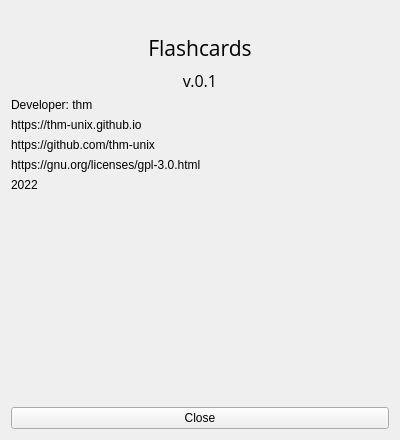
<?xml version="1.0" encoding="UTF-8"?>
<ui version="4.0">
 <class>About</class>
 <widget class="QWidget" name="About">
  <property name="geometry">
   <rect>
    <x>0</x>
    <y>0</y>
    <width>400</width>
    <height>440</height>
   </rect>
  </property>
  <property name="windowTitle">
   <string>About Flashcards</string>
  </property>
  <layout class="QVBoxLayout" name="verticalLayout">
   <item>
    <layout class="QHBoxLayout" name="horizontalLayout">
     <item>
      <widget class="QLabel" name="iconLabel">
       <property name="maximumSize">
        <size>
         <width>96</width>
         <height>96</height>
        </size>
       </property>
       <property name="font">
        <font>
         <family>Open Sans</family>
        </font>
       </property>
       <property name="text">
        <string/>
       </property>
       <property name="pixmap">
        <pixmap resource="assets.qrc">:/img/icon.png</pixmap>
       </property>
       <property name="scaledContents">
        <bool>true</bool>
       </property>
       <property name="alignment">
        <set>Qt::AlignCenter</set>
       </property>
      </widget>
     </item>
    </layout>
   </item>
   <item>
    <widget class="QLabel" name="titleLabel">
     <property name="font">
      <font>
       <family>Open Sans</family>
       <pointsize>16</pointsize>
      </font>
     </property>
     <property name="text">
      <string>Flashcards</string>
     </property>
     <property name="alignment">
      <set>Qt::AlignCenter</set>
     </property>
    </widget>
   </item>
   <item>
    <widget class="QLabel" name="versionLabel">
     <property name="font">
      <font>
       <family>Open Sans</family>
       <pointsize>12</pointsize>
      </font>
     </property>
     <property name="text">
      <string>v.0.1</string>
     </property>
     <property name="alignment">
      <set>Qt::AlignCenter</set>
     </property>
    </widget>
   </item>
   <item>
    <widget class="QLabel" name="devLabel">
     <property name="text">
      <string>Developer: thm</string>
     </property>
    </widget>
   </item>
   <item>
    <widget class="QLabel" name="websiteLabel">
     <property name="text">
      <string>https://thm-unix.github.io</string>
     </property>
    </widget>
   </item>
   <item>
    <widget class="QLabel" name="githubLabel">
     <property name="text">
      <string>https://github.com/thm-unix</string>
     </property>
    </widget>
   </item>
   <item>
    <widget class="QLabel" name="gplLabel">
     <property name="text">
      <string>https://gnu.org/licenses/gpl-3.0.html</string>
     </property>
    </widget>
   </item>
   <item>
    <widget class="QLabel" name="yearLabel">
     <property name="text">
      <string>2022</string>
     </property>
    </widget>
   </item>
   <item>
    <spacer name="verticalSpacer">
     <property name="orientation">
      <enum>Qt::Vertical</enum>
     </property>
     <property name="sizeHint" stdset="0">
      <size>
       <width>20</width>
       <height>40</height>
      </size>
     </property>
    </spacer>
   </item>
   <item>
    <widget class="QPushButton" name="closePushButton">
     <property name="text">
      <string>Close</string>
     </property>
    </widget>
   </item>
  </layout>
 </widget>
 <resources>
  <include location="assets.qrc"/>
 </resources>
 <connections/>
</ui>
